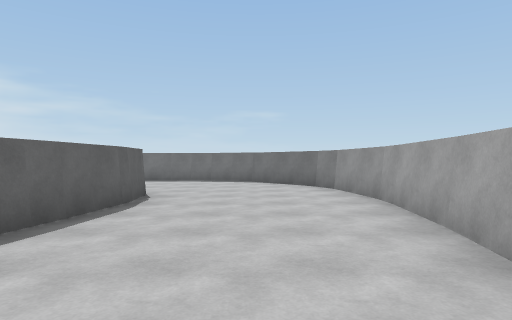
view 1 (above)

18 first-person views from a walk through a Unity game level. The camera is 1.3 m above the floor, looks level and sees 75° across. The floor is counted in squares, 2 m on a side. Each view is taken from the middle of a square. On the plan, view 1 faces up. The plan holds only what a view shows up to about 10 squares ahead; the rest is blank. The place goes on beyond the plan.

view 2
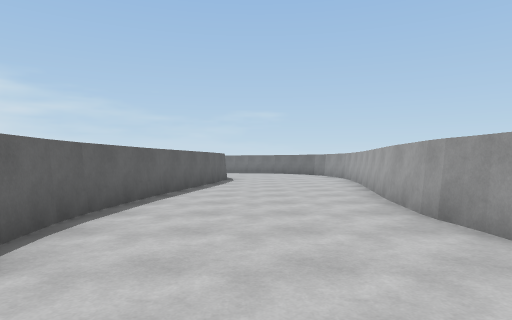

view 3
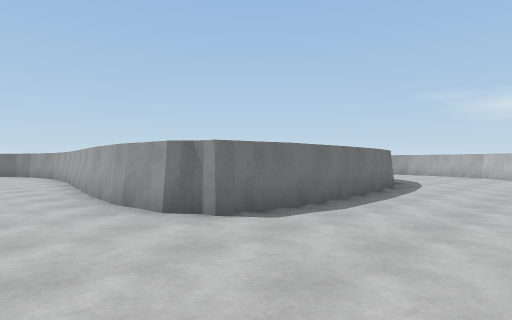

view 4
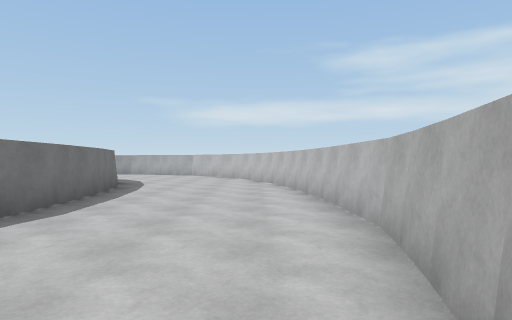

view 5
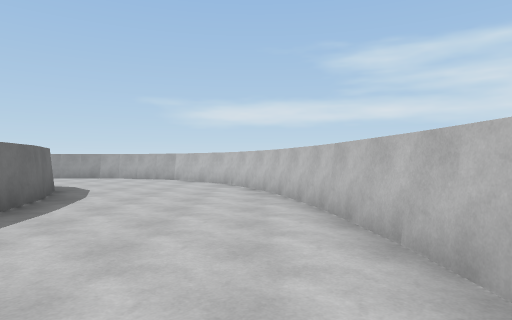

view 6
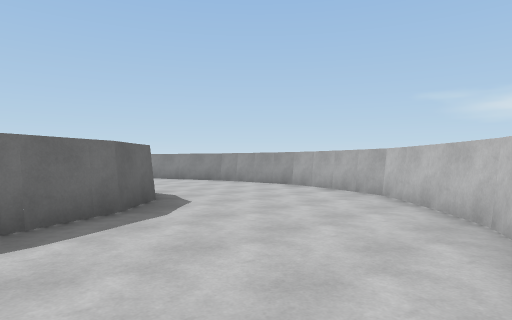

view 7
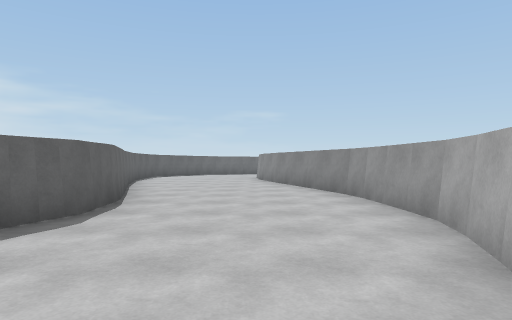

view 8
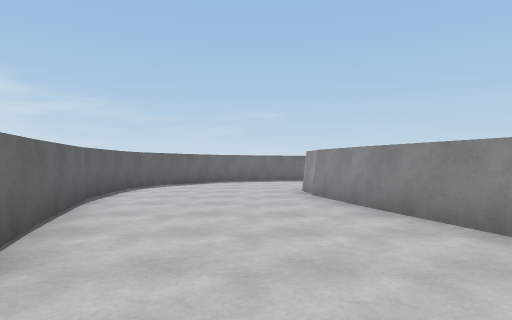

view 9
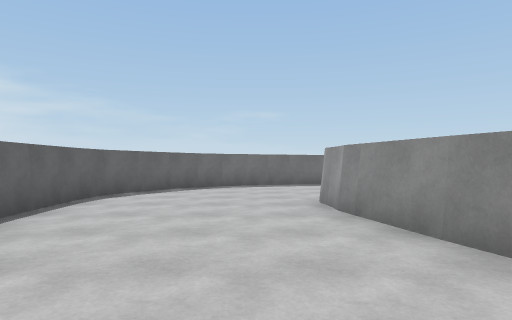

view 10
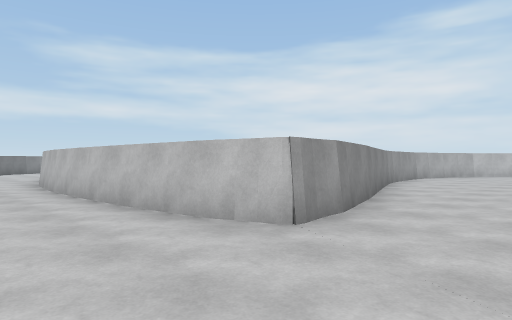

view 11
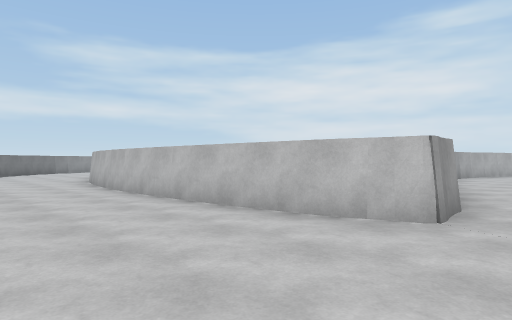

view 12
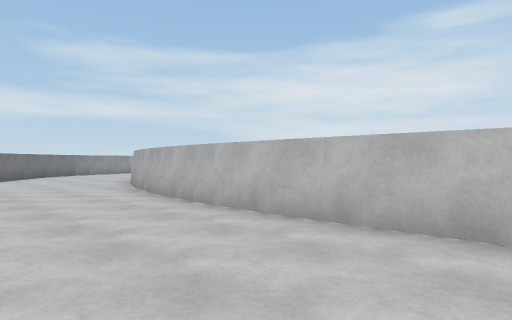

view 13
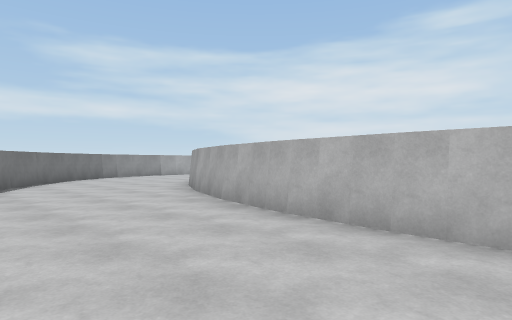

view 14
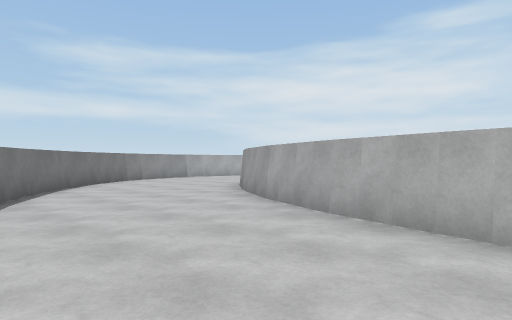

view 15
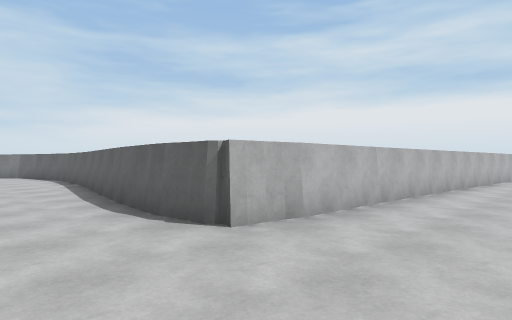

view 16
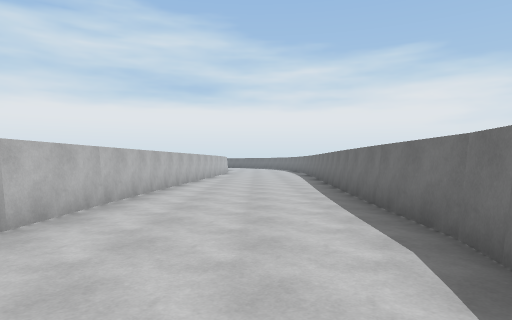

view 17
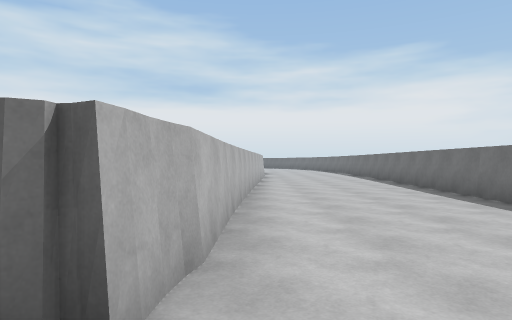

view 18
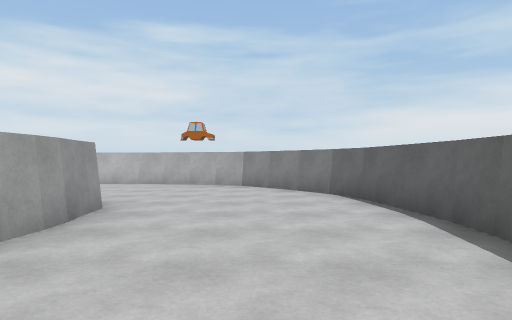

### Floor plan
Points are (right, up) in squares from view 1. A wall is a line through its corners. A room is listed if a view was taken in it or the views show most of it. See-through windows are left out.
Room 1 (views 1, 2, 3, 4, 5, 6, 7, 8, 9, 10, 11, 12, 13, 14, 15, 16, 17, 18)
walls: (8.1, 5.2) (9.8, 0.3); (8.1, 5.8) (8.3, 5); (9.7, 0.4) (9.9, -1.1) (9.7, -1.7); (12.1, 6.4) (12.1, 7.4) (13, 7.7); (8, 7.8) (8.1, 5.7); (12.1, 7.6) (13.3, 7.8); (9.9, -1) (9.6, -1.9); (13.8, 1.3) (12, 6.4); (13.2, 7.9) (17.9, 8.2); (13.9, 0.7) (13.7, 1.4); (9, 10) (8.5, 9.2) (8.1, 8.4) (8, 7.7); (9.7, -2) (8.6, -2.9); (9.6, 10.6) (9, 9.9); (8.7, -2.9) (7.2, -3.6); (2.1, 4.8) (2.1, 5.5); (2.1, 5.4) (1.9, 7.3) (1.5, 8.2); (10.2, 11.1) (9.5, 10.6); (14, -1.4) (13.9, 0.8); (7.4, -3.5) (5.5, -3.9); (11.1, 11.4) (10, 11); (13.9, -2.2) (14, -1.3); (1.5, 8.1) (0.5, 9.5); (5.6, -4) (2.5, -4.2); (13.4, -3.7) (13.9, -2.1); (1.1, -0.9) (2.2, 4.9); (17.7, 8.1) (20, 7.9); (0.6, 9.3) (-0.1, 10.1); (12, -5.5) (13, -4.5) (13.4, -3.6); (1, -2.6) (1, -2.1) (1.4, 1.4); (2.6, -4.2) (1.3, -3.9); (1.1, -3.5) (1, -2.4); (-2, 4.6) (-2.3, 3.3); (-2, 5.4) (-2.1, 4.9); (-2.3, 5.1) (-2.4, 4.2); (-2.4, 3.4) (-3, -1.9); (-2.2, 6.5) (-2.2, 5.6); (8.6, -7.5) (10.9, -6.4) (12, -5.4); (19.9, 7.8) (21.3, 7.5); (6.2, -8) (8.6, -7.4); (-2.8, 0.4) (-2.9, -0.2); (-3.2, 6.7) (-2.2, 6.5) (-2.1, 5.3); (21.1, 7.6) (22.8, 7); (-1.9, 10.6) (-2.7, 10.7); (-2.6, 10.7) (-10.8, 10.9); (-3.1, -1.8) (-3.1, -2.6); (-3.1, -2.4) (-2.9, -4.5) (-2.5, -5.4) (-1.4, -6.9); (22.7, 7) (24.1, 6.2); (0, -7.8) (2.2, -8.3) (6.3, -8.1); (-1.4, -6.8) (-0.7, -7.5) (0.1, -7.8); (-9.1, 6.8) (-2.2, 6.6); (-8.2, 11) (-11, 11.2); (-11.5, 6.8) (-10.5, 6.8); (-11.5, 7.1) (-8.5, 6.8)
low walls: (1.4, 1.5) (1.6, 2.7)

Positions as (right, up) in squares from view 1, and headings:
1: (0, 0), facing up
2: (-1, -6), facing up
3: (-1, -7), facing up-right
4: (-1, -7), facing right
5: (2, -7), facing right
6: (7, -7), facing up-right
7: (12, -5), facing up
8: (11, 0), facing up
9: (11, 2), facing up
10: (10, 10), facing down-right
11: (11, 11), facing down-right
12: (14, 11), facing down-right
13: (17, 11), facing down-right
14: (19, 11), facing down-right
15: (0, 9), facing down-left
16: (0, 9), facing left
17: (-1, 7), facing left
18: (-1, 1), facing down
